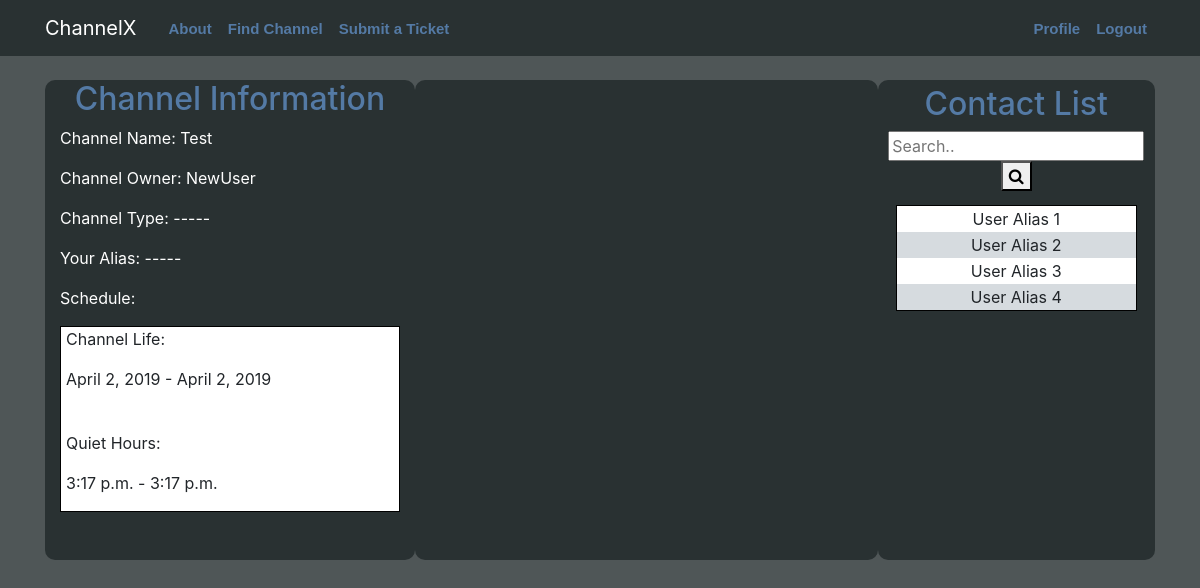
Screenshot of /channel/29/ (signed in) with the database file from the repository.
### main/models.py (models this page shows, shortened)
class Channel(models.Model):
    room_name = models.CharField(max_length=30)
    start_life = models.DateField(default=date.today, null=True)
    expire_date = models.DateField(default=date.today, null=True)
    start_quiet_hour = models.TimeField(default=datetime.now, blank=True)
    end_quiet_hour = models.TimeField(default=datetime.now, blank=True)
    room_owner = models.ForeignKey(User, on_delete=models.CASCADE, null=True)

### main/views.py (the view)
# urls.py: path('channel/<int:pk>/', ChannelDetailView.as_view(), name='channel-detail'),
class ChannelDetailView(LoginRequiredMixin, DetailView):
    model = Channel

### main/templates/main/channel_detail.html (shortened to what this page needs)
{% extends "main/base.html" %}
{% block content %}
{% load static %}
<div class="container-fluid">
    <div class="row content">
    <div class="col-4" style="border-radius: 10px; background-color:#293132">
        <h2 style="text-align:center">Channel Information</h2>
        <p style="color:white">Channel Name: {{ object.room_name }}</p>
        <p style="color:white">Channel Owner: {{ object.room_owner }}</p>
        <p style="color:white">Channel Type: -----</p>
        <p style="color:white">Your Alias: -----</p>
        <p style="color:white">Schedule: </p>
        <div style="border: 1px solid black; background-color:white">
            <p style="padding: 0 0 0 5px">Channel Life:</p>
            <p style="padding: 0 0 0 5px">{{ object.start_life }} - {{ object.expire_date }}</p>
            <br>
            <p style="padding: 0 0 0 5px">Quiet Hours:</p>
            <p style="padding: 0 0 0 5px">{{ object.start_quiet_hour }} - {{ object.end_quiet_hour }}</p>
        </div><br>
        <br>
    </div>
    <div class="col-5" style="border-radius: 10px; background-color:#293132">
    </div>
    <div class="col-3" style="padding:5px; border-radius: 10px; text-align:center; background-color:#293132">
        <h2>Contact List</h2>
        <div class="search-container">
            <form action="/action_page.php">
                <input type="text" placeholder="Search.." name="search">
                <button type="submit"><i class="fa fa-search"></i></button>
            </form>
        </div>
        <section style="padding:5%">
            <div style="border: 1px solid black; background-color:white">
                <table style="width:100%; text-align:center">
                    <tbody>
                        <tr> <td>User Alias 1</td> </tr>
                        <tr> <td>User Alias 2</td> </tr>
                        <tr> <td>User Alias 3</td> </tr>
                        <tr> <td>User Alias 4</td> </tr>
                    </tbody>
                </table>
            </div>
        </section>
    </div>
</div>
{% endblock content %}

### main/static/main/main.css (style rules this page uses)
body { padding:0; background-color: #4f5657; margin-top: 5rem; }
h1, h2, h3, h4, h5, h6 { color: #547aa5; }
tr:nth-child(even) { background-color: #D6DBDF }

### rows the page displays
Channel: room_name "Test", room_owner "NewUser", start_life "April 2, 2019", expire_date "April 2, 2019", start_quiet_hour "3:17 p.m.", end_quiet_hour "3:17 p.m."
